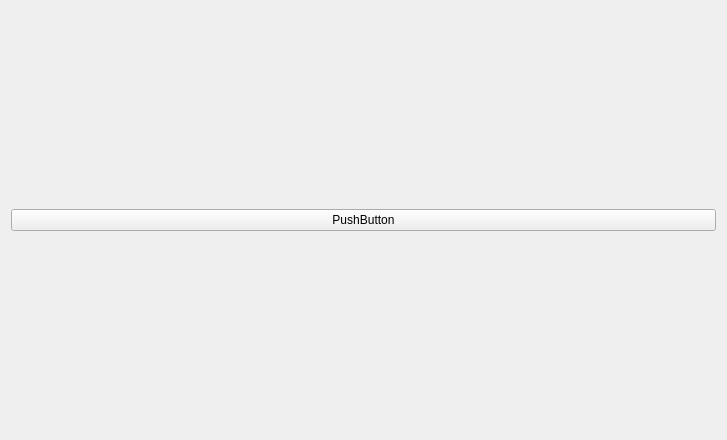
<?xml version="1.0" encoding="UTF-8"?>
<ui version="4.0">
 <class>FunctionEditor</class>
 <widget class="QWidget" name="FunctionEditor">
  <property name="geometry">
   <rect>
    <x>0</x>
    <y>0</y>
    <width>727</width>
    <height>440</height>
   </rect>
  </property>
  <property name="windowTitle">
   <string>Form</string>
  </property>
  <layout class="QVBoxLayout" name="verticalLayout">
   <item>
    <widget class="QPushButton" name="pushButton">
     <property name="text">
      <string>PushButton</string>
     </property>
    </widget>
   </item>
  </layout>
 </widget>
 <resources/>
 <connections/>
</ui>
